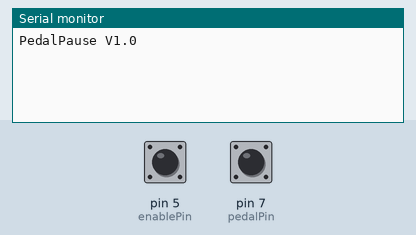
The sketch below on a simulated Arduino Leonardo, built with avr-gcc and run on an emulated ATmega32U4. On the bench: the last lines printed to the serial monitor. Inputs (shaded band) come from the test bench; at power-on: pin 7 (pedalPin) HIGH, pin 5 (enablePin) HIGH.

Above: at 1.2 s.
1.3 s: pin 7 (pedalPin) pulled LOW for 0.15 s
At 1.47 s:
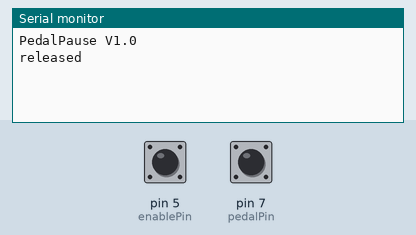
At 3.0 s:
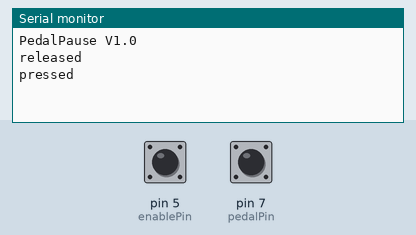

The sketch:

PedalPause.ino
```cpp
// (licence header left out)
#include <Keyboard.h>
const int enablePin = 5;
const int pedalPin = 7;
const int tipPin = 6;
const int gndPin = 4;

void setup() {

  pinMode(gndPin, OUTPUT);
  digitalWrite(gndPin, LOW);
  pinMode(enablePin, INPUT_PULLUP);
  pinMode(pedalPin, INPUT_PULLUP);
  pinMode(tipPin, INPUT_PULLUP);

  if (isEnabled()) {
    Keyboard.begin();
  } else {
    Serial.begin(9600);
    while (!Serial) {}
    Serial.println("PedalPause V1.0");
  }
}

static bool isEnabled() {
  return digitalRead(enablePin) == LOW;
}

void loop() {
  delay(100);
  static int pedalState = digitalRead(pedalPin);

  int newPedalState = digitalRead(pedalPin);
  if (pedalState != newPedalState) {
    if (pedalState == LOW) {
      if (isEnabled()) {
        Keyboard.press(0x81);  // KEY_LEFT_SHIFT
 //       Keyboard.press(0x83);  // KEY_LEFT_GUI
 //       Keyboard.press('2');
        Keyboard.press(0xCD);  // F12
        delay(100);
        Keyboard.releaseAll();
      } else {
        Serial.println("pressed");
      }
    } else {
      if (isEnabled()) {
      } else {
        Serial.println("released");
      }
    }
  }

  pedalState = newPedalState;

}
```

Measured:
- after the input at 1.3 s, the serial monitor: prints a new line at once (image 1)
